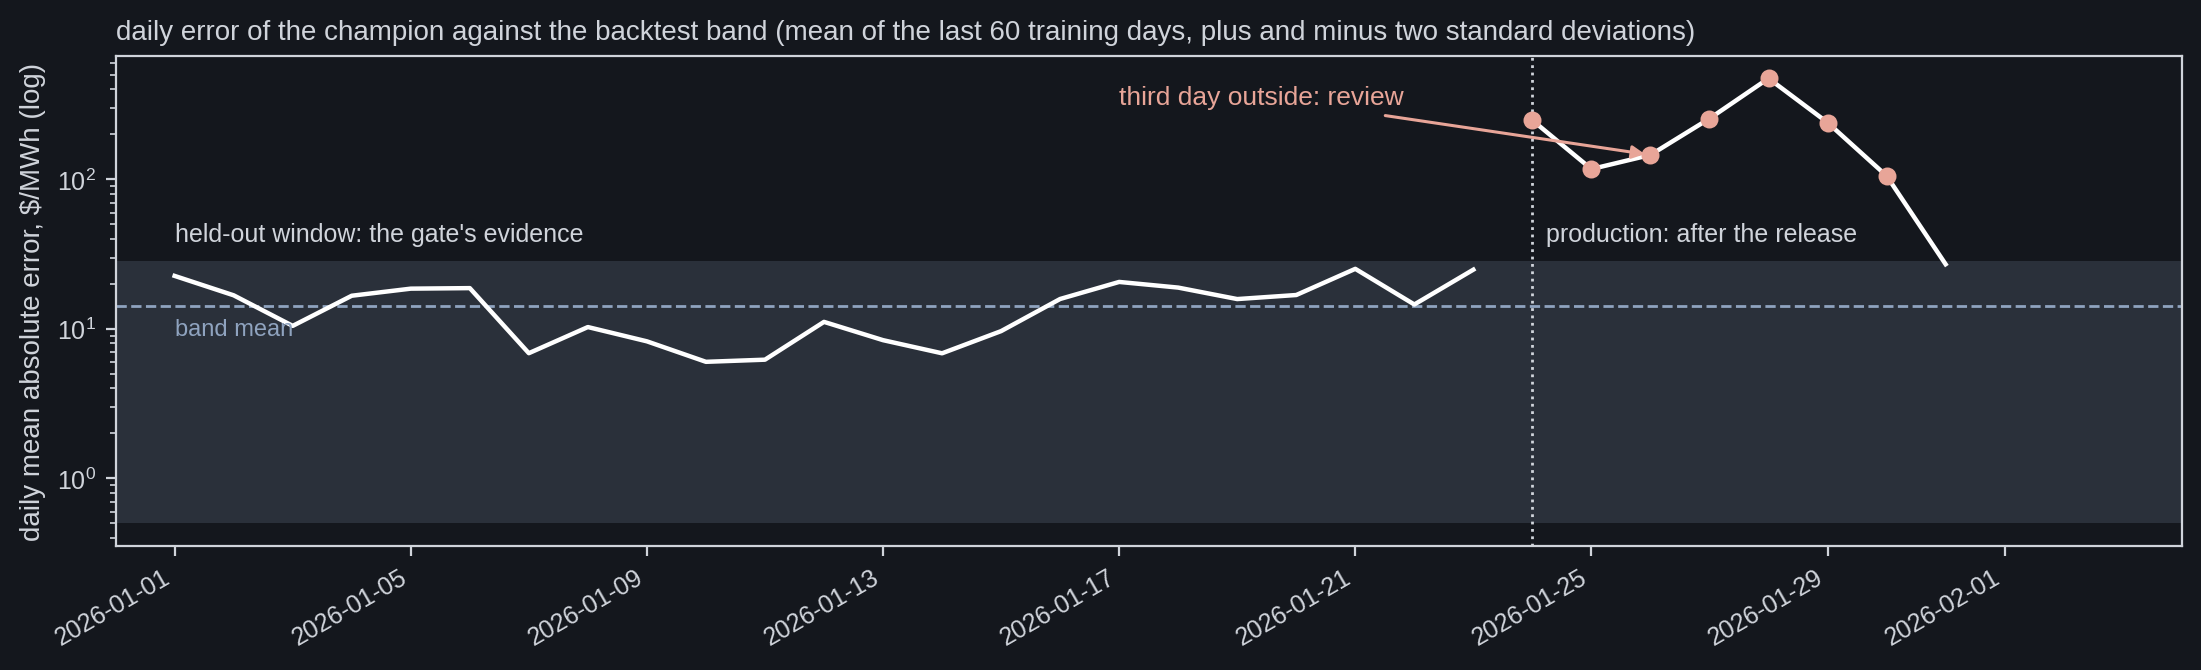

This chart was generated by the following Python code:
"""slide 13: daily forecast error against the band the backtest set, on the snapshot's held-out and production windows.

run from the repository root: python diagrams/slide13_error_band.py
the band is the mean daily error of the champion on the last sixty training days, plus and minus two standard
deviations; three consecutive days outside it is the review trigger. the gate scored january 1 to 23; from
january 24 the data is what production saw after the release, which was the winter storm of late january 2026.
"""
import os, sys
sys.path.insert(0, os.path.dirname(os.path.abspath(__file__)))
REPO = os.path.dirname(os.path.dirname(os.path.abspath(__file__)))
sys.path.insert(0, REPO)
import numpy as np
import pandas as pd
from _style import canvas, save, BG, FG, DIM, ACC, plt
from thyra.gate import build_run, load_suite

FAIL = "#E8A598"
suite = load_suite(os.path.join(REPO, "gate.yaml"))
run = build_run(int(suite.get("seed", 7)), [], suite)
m = run.champion


def daily_mae(df):
    e = np.abs(df["y"].to_numpy() - m.predict(df))
    return pd.Series(e).groupby(pd.to_datetime(df["day"].to_numpy())).mean()


ref = run.train[run.train["day"] >= run.train["day"].max() - pd.Timedelta(days=60)]
band = daily_mae(ref)
lo, hi = max(band.mean() - 2 * band.std(), 0.5), band.mean() + 2 * band.std()
held = daily_mae(run.test)
prod = daily_mae(run.after)
series = pd.concat([held, prod])
outside = series[(series > hi) | (series < lo)]
# the review trigger: the third consecutive day outside the band
streak, trigger = 0, None
for day, v in series.items():
    streak = streak + 1 if (v > hi or v < lo) else 0
    if streak == 3 and trigger is None:
        trigger = day

fig, ax = plt.subplots(figsize=(13.33, 3.6), dpi=200)
fig.patch.set_facecolor(BG); ax.set_facecolor(BG)
ax.set_yscale("log")
ax.axhspan(lo, hi, color=ACC, alpha=0.18, lw=0)
ax.axhline(band.mean(), color=ACC, lw=1, ls="--")
ax.plot(held.index, held.values, color=FG, lw=1.6)
ax.plot(prod.index, prod.values, color=FG, lw=1.6)
ax.scatter(outside.index, outside.values, color=FAIL, s=30, zorder=3)
split = prod.index.min()
ax.axvline(split, color=DIM, lw=1, ls=":")
ax.text(held.index.min(), hi * 1.25, "held-out window: the gate's evidence", color=DIM, fontsize=9, va="bottom")
ax.text(split, hi * 1.25, "  production: after the release", color=DIM, fontsize=9, va="bottom")
if trigger is not None:
    ax.annotate("third day outside: review", xy=(trigger, series[trigger]), xytext=(trigger - pd.Timedelta(days=9), series.max() * 0.9),
                color=FAIL, fontsize=9.5, arrowprops=dict(arrowstyle="-|>", color=FAIL, lw=1.1), va="top")
ax.text(held.index.min(), band.mean() * 0.82, "band mean", color=ACC, fontsize=8.5, va="top")
for sp in ax.spines.values():
    sp.set_color(DIM)
ax.tick_params(colors=DIM, labelsize=9, which="both")
ax.set_ylabel("daily mean absolute error, $/MWh (log)", color=DIM, fontsize=10)
ax.set_title("daily error of the champion against the backtest band (mean of the last 60 training days, plus and minus two standard deviations)", color=DIM, fontsize=10, loc="left")
ax.set_xlim(held.index.min() - pd.Timedelta(days=1), series.index.max() + pd.Timedelta(days=4))
fig.autofmt_xdate()
save(fig, os.path.join(REPO, "diagrams", "slide13_error_band.png"))
print("band", round(lo, 2), round(hi, 2), "days outside", len(outside), "of", len(series), "trigger", trigger.date() if trigger is not None else None)
